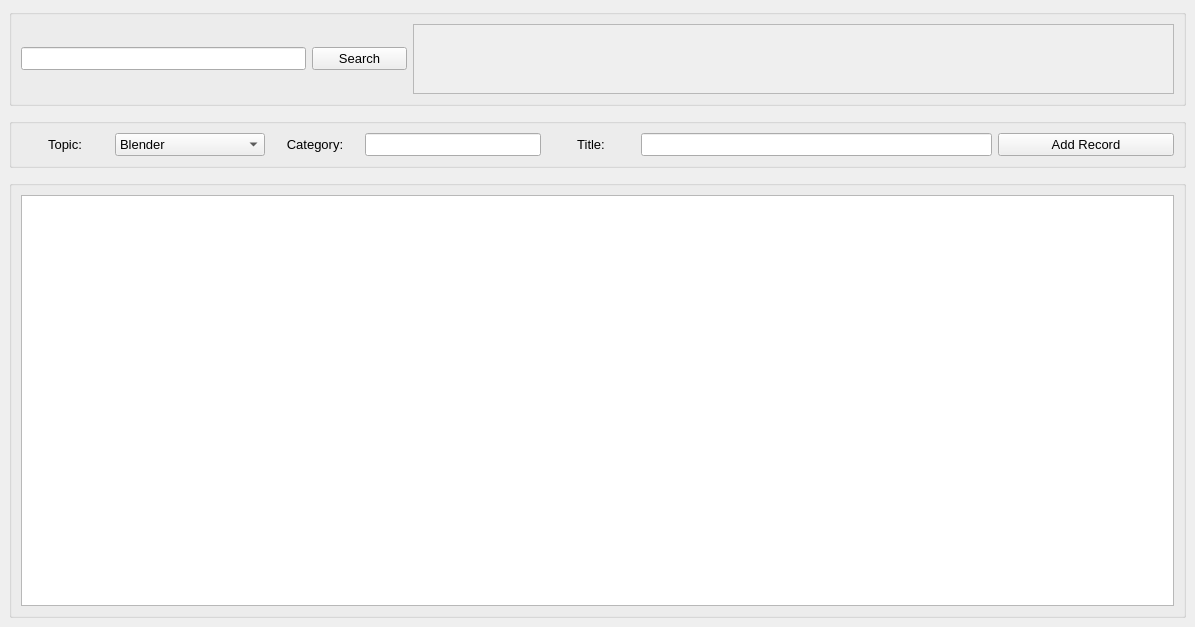
<?xml version="1.0" encoding="UTF-8"?>
<ui version="4.0">
 <class>MainWindow</class>
 <widget class="QMainWindow" name="MainWindow">
  <property name="geometry">
   <rect>
    <x>0</x>
    <y>0</y>
    <width>1195</width>
    <height>627</height>
   </rect>
  </property>
  <property name="windowTitle">
   <string>SearchEngine</string>
  </property>
  <widget class="QWidget" name="centralwidget">
   <property name="sizePolicy">
    <sizepolicy hsizetype="Expanding" vsizetype="Expanding">
     <horstretch>0</horstretch>
     <verstretch>0</verstretch>
    </sizepolicy>
   </property>
   <layout class="QHBoxLayout" name="horizontalLayout_4">
    <item>
     <layout class="QGridLayout" name="gridLayout">
      <property name="sizeConstraint">
       <enum>QLayout::SetDefaultConstraint</enum>
      </property>
      <property name="verticalSpacing">
       <number>12</number>
      </property>
      <item row="1" column="0">
       <widget class="QGroupBox" name="add_record_group">
        <property name="sizePolicy">
         <sizepolicy hsizetype="Expanding" vsizetype="Preferred">
          <horstretch>0</horstretch>
          <verstretch>0</verstretch>
         </sizepolicy>
        </property>
        <property name="contextMenuPolicy">
         <enum>Qt::NoContextMenu</enum>
        </property>
        <property name="title">
         <string/>
        </property>
        <layout class="QHBoxLayout" name="horizontalLayout">
         <item>
          <widget class="QLabel" name="topic_label">
           <property name="sizePolicy">
            <sizepolicy hsizetype="Preferred" vsizetype="Preferred">
             <horstretch>1</horstretch>
             <verstretch>0</verstretch>
            </sizepolicy>
           </property>
           <property name="maximumSize">
            <size>
             <width>16777215</width>
             <height>16777215</height>
            </size>
           </property>
           <property name="sizeIncrement">
            <size>
             <width>0</width>
             <height>0</height>
            </size>
           </property>
           <property name="font">
            <font>
             <pointsize>10</pointsize>
            </font>
           </property>
           <property name="layoutDirection">
            <enum>Qt::LeftToRight</enum>
           </property>
           <property name="text">
            <string>Topic:</string>
           </property>
           <property name="scaledContents">
            <bool>false</bool>
           </property>
           <property name="alignment">
            <set>Qt::AlignCenter</set>
           </property>
          </widget>
         </item>
         <item>
          <widget class="QComboBox" name="add_topic_dropdown">
           <property name="enabled">
            <bool>true</bool>
           </property>
           <property name="sizePolicy">
            <sizepolicy hsizetype="Preferred" vsizetype="Preferred">
             <horstretch>2</horstretch>
             <verstretch>0</verstretch>
            </sizepolicy>
           </property>
           <property name="minimumSize">
            <size>
             <width>0</width>
             <height>0</height>
            </size>
           </property>
           <property name="maximumSize">
            <size>
             <width>150</width>
             <height>16777215</height>
            </size>
           </property>
           <property name="font">
            <font>
             <pointsize>10</pointsize>
            </font>
           </property>
           <property name="contextMenuPolicy">
            <enum>Qt::NoContextMenu</enum>
           </property>
           <item>
            <property name="text">
             <string>Blender</string>
            </property>
           </item>
          </widget>
         </item>
         <item>
          <widget class="QLabel" name="category_label">
           <property name="sizePolicy">
            <sizepolicy hsizetype="Preferred" vsizetype="Preferred">
             <horstretch>1</horstretch>
             <verstretch>0</verstretch>
            </sizepolicy>
           </property>
           <property name="maximumSize">
            <size>
             <width>16777215</width>
             <height>16777215</height>
            </size>
           </property>
           <property name="sizeIncrement">
            <size>
             <width>0</width>
             <height>0</height>
            </size>
           </property>
           <property name="font">
            <font>
             <pointsize>10</pointsize>
            </font>
           </property>
           <property name="layoutDirection">
            <enum>Qt::LeftToRight</enum>
           </property>
           <property name="text">
            <string>Category:</string>
           </property>
           <property name="scaledContents">
            <bool>false</bool>
           </property>
           <property name="alignment">
            <set>Qt::AlignCenter</set>
           </property>
           <property name="wordWrap">
            <bool>false</bool>
           </property>
          </widget>
         </item>
         <item>
          <widget class="QLineEdit" name="category_line">
           <property name="sizePolicy">
            <sizepolicy hsizetype="Preferred" vsizetype="Preferred">
             <horstretch>2</horstretch>
             <verstretch>0</verstretch>
            </sizepolicy>
           </property>
           <property name="maximumSize">
            <size>
             <width>16777193</width>
             <height>16777215</height>
            </size>
           </property>
           <property name="contextMenuPolicy">
            <enum>Qt::NoContextMenu</enum>
           </property>
          </widget>
         </item>
         <item>
          <widget class="QLabel" name="title_label">
           <property name="sizePolicy">
            <sizepolicy hsizetype="Preferred" vsizetype="Preferred">
             <horstretch>1</horstretch>
             <verstretch>0</verstretch>
            </sizepolicy>
           </property>
           <property name="maximumSize">
            <size>
             <width>16777215</width>
             <height>16777215</height>
            </size>
           </property>
           <property name="sizeIncrement">
            <size>
             <width>0</width>
             <height>0</height>
            </size>
           </property>
           <property name="font">
            <font>
             <pointsize>10</pointsize>
            </font>
           </property>
           <property name="layoutDirection">
            <enum>Qt::LeftToRight</enum>
           </property>
           <property name="text">
            <string>Title:</string>
           </property>
           <property name="scaledContents">
            <bool>false</bool>
           </property>
           <property name="alignment">
            <set>Qt::AlignCenter</set>
           </property>
          </widget>
         </item>
         <item>
          <widget class="QLineEdit" name="title_line">
           <property name="sizePolicy">
            <sizepolicy hsizetype="Preferred" vsizetype="Preferred">
             <horstretch>4</horstretch>
             <verstretch>0</verstretch>
            </sizepolicy>
           </property>
           <property name="maximumSize">
            <size>
             <width>16777193</width>
             <height>16777215</height>
            </size>
           </property>
           <property name="contextMenuPolicy">
            <enum>Qt::NoContextMenu</enum>
           </property>
          </widget>
         </item>
         <item>
          <widget class="QPushButton" name="add_record">
           <property name="sizePolicy">
            <sizepolicy hsizetype="Preferred" vsizetype="Preferred">
             <horstretch>2</horstretch>
             <verstretch>0</verstretch>
            </sizepolicy>
           </property>
           <property name="minimumSize">
            <size>
             <width>100</width>
             <height>0</height>
            </size>
           </property>
           <property name="maximumSize">
            <size>
             <width>200</width>
             <height>16777215</height>
            </size>
           </property>
           <property name="font">
            <font>
             <pointsize>10</pointsize>
            </font>
           </property>
           <property name="contextMenuPolicy">
            <enum>Qt::NoContextMenu</enum>
           </property>
           <property name="text">
            <string>Add Record</string>
           </property>
          </widget>
         </item>
        </layout>
       </widget>
      </item>
      <item row="2" column="0">
       <widget class="QGroupBox" name="groupBox">
        <property name="title">
         <string/>
        </property>
        <layout class="QHBoxLayout" name="horizontalLayout_3">
         <item>
          <widget class="QTableWidget" name="main_table">
           <property name="sizePolicy">
            <sizepolicy hsizetype="Expanding" vsizetype="Expanding">
             <horstretch>0</horstretch>
             <verstretch>0</verstretch>
            </sizepolicy>
           </property>
           <property name="minimumSize">
            <size>
             <width>600</width>
             <height>0</height>
            </size>
           </property>
           <property name="font">
            <font>
             <pointsize>10</pointsize>
            </font>
           </property>
           <property name="contextMenuPolicy">
            <enum>Qt::CustomContextMenu</enum>
           </property>
           <property name="layoutDirection">
            <enum>Qt::LeftToRight</enum>
           </property>
           <property name="autoFillBackground">
            <bool>false</bool>
           </property>
           <property name="alternatingRowColors">
            <bool>true</bool>
           </property>
           <property name="gridStyle">
            <enum>Qt::SolidLine</enum>
           </property>
           <property name="sortingEnabled">
            <bool>true</bool>
           </property>
          </widget>
         </item>
        </layout>
       </widget>
      </item>
      <item row="0" column="0">
       <widget class="QGroupBox" name="search_group">
        <property name="sizePolicy">
         <sizepolicy hsizetype="Expanding" vsizetype="Preferred">
          <horstretch>0</horstretch>
          <verstretch>0</verstretch>
         </sizepolicy>
        </property>
        <property name="minimumSize">
         <size>
          <width>0</width>
          <height>0</height>
         </size>
        </property>
        <property name="contextMenuPolicy">
         <enum>Qt::NoContextMenu</enum>
        </property>
        <property name="title">
         <string/>
        </property>
        <property name="alignment">
         <set>Qt::AlignCenter</set>
        </property>
        <property name="flat">
         <bool>false</bool>
        </property>
        <property name="checkable">
         <bool>false</bool>
        </property>
        <layout class="QHBoxLayout" name="horizontalLayout_2">
         <item>
          <widget class="QLineEdit" name="search_line_input">
           <property name="sizePolicy">
            <sizepolicy hsizetype="Preferred" vsizetype="Fixed">
             <horstretch>3</horstretch>
             <verstretch>0</verstretch>
            </sizepolicy>
           </property>
           <property name="maximumSize">
            <size>
             <width>16777215</width>
             <height>16777215</height>
            </size>
           </property>
           <property name="baseSize">
            <size>
             <width>0</width>
             <height>6</height>
            </size>
           </property>
           <property name="font">
            <font>
             <pointsize>10</pointsize>
            </font>
           </property>
          </widget>
         </item>
         <item>
          <widget class="QPushButton" name="search_button">
           <property name="sizePolicy">
            <sizepolicy hsizetype="Preferred" vsizetype="Fixed">
             <horstretch>1</horstretch>
             <verstretch>0</verstretch>
            </sizepolicy>
           </property>
           <property name="maximumSize">
            <size>
             <width>16777215</width>
             <height>16777215</height>
            </size>
           </property>
           <property name="font">
            <font>
             <pointsize>10</pointsize>
            </font>
           </property>
           <property name="text">
            <string>Search</string>
           </property>
          </widget>
         </item>
         <item>
          <widget class="QScrollArea" name="topic_scroll_area">
           <property name="sizePolicy">
            <sizepolicy hsizetype="Preferred" vsizetype="Fixed">
             <horstretch>8</horstretch>
             <verstretch>0</verstretch>
            </sizepolicy>
           </property>
           <property name="font">
            <font>
             <pointsize>10</pointsize>
            </font>
           </property>
           <property name="widgetResizable">
            <bool>true</bool>
           </property>
           <widget class="QWidget" name="scrollAreaWidgetContents">
            <property name="geometry">
             <rect>
              <x>0</x>
              <y>0</y>
              <width>760</width>
              <height>69</height>
             </rect>
            </property>
            <layout class="QHBoxLayout" name="horizontalLayout_5"/>
           </widget>
          </widget>
         </item>
        </layout>
       </widget>
      </item>
     </layout>
    </item>
   </layout>
  </widget>
 </widget>
 <resources/>
 <connections/>
</ui>
